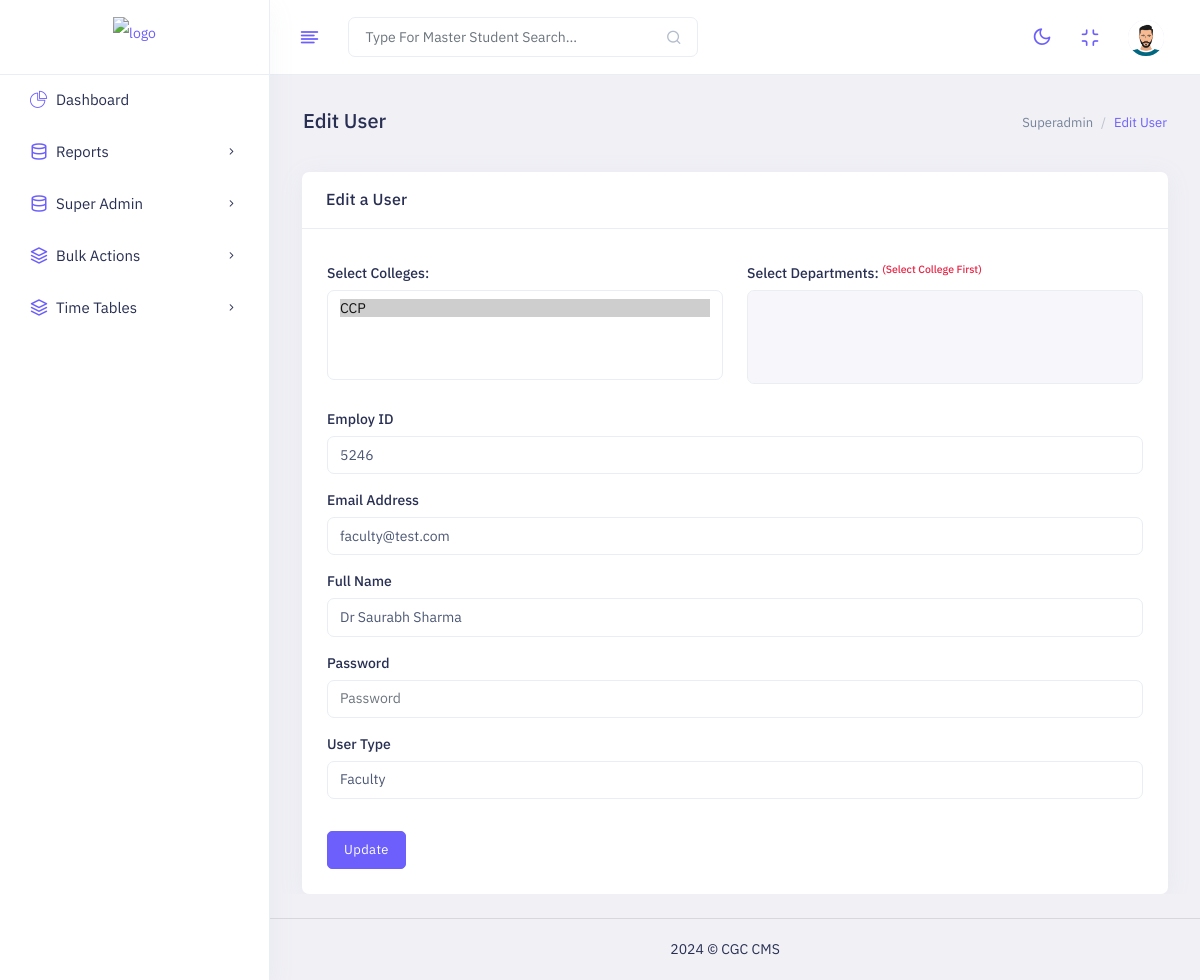
Screenshot of /erp/edit-user.php?uid=drs66a0aa70e23ac (signed in) with the database file from the repository.
### tables this page shows
CREATE TABLE `users` (
  `id` int(11) NOT NULL,
  `empid` varchar(4) NOT NULL,
  `number` varchar(15) NOT NULL,
  `uid` varchar(50) NOT NULL,
  `email` varchar(50) NOT NULL,
  `pemail` varchar(60) NOT NULL,
  `username` varchar(50) NOT NULL,
  `password` varchar(50) NOT NULL,
  `usertype` varchar(50) NOT NULL,
  `active` int(11) NOT NULL DEFAULT '1',
  `lastlogin` varchar(100) NOT NULL,
  `profilepic` varchar(100) DEFAULT NULL,
  `CC` text NOT NULL,
  `faculty` longtext,
  `collegeid` text NOT NULL,
  `depid` text NOT NULL,
  `dob` varchar(15) NOT NULL,
  `ptuid` varchar(25) NOT NULL,
  `joinedon` varchar(30) NOT NULL,
  `gender` varchar(10) NOT NULL
);

### erp/conn.php (called while the page is built, shortened)
<?php
class db {
    public function mconnect() {
        try {
            $conn = new PDO("mysql:host=mysql_db.local;dbname=accadify", "root", "root");
            $conn->setAttribute(PDO::ATTR_ERRMODE, PDO::ERRMODE_EXCEPTION);
            return $conn;
        }
        catch(PDOException $e) {
            return $e->getMessage();
        }
    }
}

### erp/edit-user.php (the view, shortened to what this page needs)
<?php
require_once 'conn.php';
$conn = new Db;
$uid = $_GET['uid'];
if(!empty($uid)) {
    $sql = "SELECT * FROM `users` WHERE `uid`='$uid' ";
    $query = $conn->mconnect()->prepare($sql);
    $query->execute();
    if($query->rowCount()>0) {
        $row = $query->fetchAll(PDO::FETCH_ASSOC)[0];
        $collegeids = json_decode($row['collegeid'], true);
    }
    else {
        header('Location: ../404.php');
    }
}
else {
header('Location: ../404.php');
}
?>
<!doctype html>
<html lang="en" dir="ltr">
<head>
    <link id="style" href="../assets/plugins/bootstrap/css/bootstrap.min.css" rel="stylesheet">
     <link href="../assets/css/style.css" rel="stylesheet">
    <link href="../assets/css/plugins.css" rel="stylesheet">
    <link href="../assets/css/icons.css" rel="stylesheet">
    <link href="../assets/switcher/css/switcher.css" rel="stylesheet">
    <link href="../assets/switcher/demo.css" rel="stylesheet">
</head>
<body class="app sidebar-mini ltr light-mode">
    <div class="page">
        <div class="page-main">
            <?php include 'header.php' ?>
            <?php include 'sidebar.php' ?>
            <div class="main-content app-content mt-0">
                <div class="side-app">
                    <div class="main-container container-fluid">
                        <div class="page-header">
                            <h1 class="page-title">Edit User</h1>
                            <div>
                                <ol class="breadcrumb">
                                    <li class="breadcrumb-item"><a href="#">Superadmin</a></li>
                                    <li class="breadcrumb-item active" aria-current="page">Edit User</li>
                                </ol>
                            </div>
                        </div>
                        <div class="card">
                            <div class="card-header">
                                <h4 class="card-title">Edit a User</h4>
                            </div>
                            <div class="card-body">
                                <form method="POST" action="../assets/backend/updateuser.php">
                                    <div class="">
                                        <div class="row">
                                            <div class="form-group col-6">
                                                <label for="exampleInputEmail1" class="form-label">Select Colleges: </label>
                                                <select name="collegeid[]" id="collegeSelect" class="form-control form-select select2" multiple required>
                                                    <?php
                                                    $sql = "SELECT collegeid, label FROM `colleges`";
                                                    $query = $conn->mconnect()->prepare($sql);
                                                    $query->execute();
                                                    $row_ = $query->fetchAll(PDO::FETCH_KEY_PAIR);
                                                    foreach ($row_ as $key => $value) {
                                                        if(in_array($key, $collegeids)) {
                                                        ?>
                                                            <option value="<?php echo $key; ?>" selected><?php echo $value; ?></option>
                                                            <?php
                                                        }
                                                        else {
                                                            ?>
                                                            <option value="<?php echo $key; ?>"><?php echo $value; ?></option>
                                                            <?php
                                                        }
                                                    }
                                                    ?>
                                                </select>
                                            </div>
                                            <div class="form-group col-6">
                                                <label for="exampleInputEmail1" class="form-label">Select Departments: <sup class="text-danger">(Select College First)</sup></label>
                                                <select name="depid[]" id="depSelect" class="form-control form-select select2" onclick="" disabled="1" multiple required>
                                                </select>
                                            </div>
                                        </div>
                                        <div class="form-group">
                                            <label for="exampleInputEmail1" class="form-label">Employ ID</label>
                                            <input value="<?php echo $row['empid']; ?>" name="empid" type="number" class="form-control" id="exampleInputEmail1" placeholder="Enter Employ ID">
                                        </div>
                                        <div class="form-group">
                                            <label for="exampleInputEmail1" class="form-label">Email Address</label>
                                            <input value="<?php echo $row['email']; ?>" name="email" type="email" class="form-control" id="exampleInputEmail1" placeholder="Enter email" autocomplete="username">
                                        </div>
                                        <div class="form-group">
                                            <label for="exampleInputEmail1" class="form-label"> Full Name</label>
                                            <input value="<?php echo $row['username']; ?>" name="fullname" type="text" class="form-control" placeholder="Enter Full Name">
                                        </div>
                                        <div class="form-group">
                                            <label for="exampleInputPassword1" class="form-label">Password</label>
                                            <input name="password" type="password" class="form-control" id="exampleInputPassword1" placeholder="Password" autocomplete="new-password">
                                        </div>
                                        <div class="form-group">
                                            <label class="form-label">User Type</label>
                                            <select name="usertype" class="form-control" data-placeholder="Choose one" aria-hidden="true">
                                                    <option value="2" <?php echo ($row['usertype']=="2") ? "selected" : ""; ?>>Faculty</option>
                                                </select>
                                        </div>
                                    </div>
                                    <button class="btn btn-primary mt-4 mb-0" type="submit" name="submit">Update</button>
                                </form>
                            </div>
                        </div>
                    </div>
                </div>
            </div>
        </div>
    <?php include 'footer.php' ?>
</body>
</html>

### rows the page displays
users: collegeid "CCP ☑", empid "5246", email "faculty@test.com", fullname "Dr Saurabh Sharma", usertype "Faculty"
